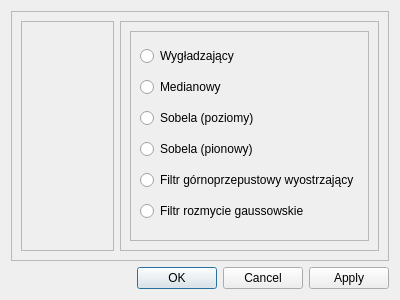
<?xml version="1.0" encoding="UTF-8"?>
<ui version="4.0">
 <class>FilterDialog</class>
 <widget class="QDialog" name="FilterDialog">
  <property name="geometry">
   <rect>
    <x>0</x>
    <y>0</y>
    <width>400</width>
    <height>300</height>
   </rect>
  </property>
  <property name="windowTitle">
   <string>Dialog</string>
  </property>
  <layout class="QVBoxLayout" name="verticalLayout">
   <item>
    <widget class="QFrame" name="frame">
     <property name="frameShape">
      <enum>QFrame::Shape::StyledPanel</enum>
     </property>
     <property name="frameShadow">
      <enum>QFrame::Shadow::Raised</enum>
     </property>
     <layout class="QHBoxLayout" name="horizontalLayout">
      <item>
       <widget class="QFrame" name="frame_3">
        <property name="frameShape">
         <enum>QFrame::Shape::StyledPanel</enum>
        </property>
        <property name="frameShadow">
         <enum>QFrame::Shadow::Raised</enum>
        </property>
       </widget>
      </item>
      <item>
       <widget class="QFrame" name="frame_2">
        <property name="frameShape">
         <enum>QFrame::Shape::StyledPanel</enum>
        </property>
        <property name="frameShadow">
         <enum>QFrame::Shadow::Raised</enum>
        </property>
        <layout class="QVBoxLayout" name="verticalLayout_2">
         <item>
          <widget class="QFrame" name="frame_4">
           <property name="frameShape">
            <enum>QFrame::Shape::StyledPanel</enum>
           </property>
           <property name="frameShadow">
            <enum>QFrame::Shadow::Raised</enum>
           </property>
           <layout class="QVBoxLayout" name="verticalLayout_3">
            <item>
             <widget class="QRadioButton" name="radioButton_5">
              <property name="text">
               <string>Wygładzający</string>
              </property>
             </widget>
            </item>
            <item>
             <widget class="QRadioButton" name="radioButton_3">
              <property name="text">
               <string>Medianowy</string>
              </property>
             </widget>
            </item>
            <item>
             <widget class="QRadioButton" name="radioButton">
              <property name="text">
               <string>Sobela (poziomy)</string>
              </property>
             </widget>
            </item>
            <item>
             <widget class="QRadioButton" name="radioButton_2">
              <property name="text">
               <string>Sobela (pionowy)</string>
              </property>
             </widget>
            </item>
            <item>
             <widget class="QRadioButton" name="radioButton_4">
              <property name="text">
               <string>Filtr górnoprzepustowy wyostrzający</string>
              </property>
             </widget>
            </item>
            <item>
             <widget class="QRadioButton" name="radioButton_6">
              <property name="text">
               <string>Filtr rozmycie gaussowskie</string>
              </property>
             </widget>
            </item>
           </layout>
          </widget>
         </item>
        </layout>
       </widget>
      </item>
     </layout>
    </widget>
   </item>
   <item>
    <widget class="QDialogButtonBox" name="buttonBox">
     <property name="orientation">
      <enum>Qt::Orientation::Horizontal</enum>
     </property>
     <property name="standardButtons">
      <set>QDialogButtonBox::StandardButton::Apply|QDialogButtonBox::StandardButton::Cancel|QDialogButtonBox::StandardButton::Ok</set>
     </property>
    </widget>
   </item>
  </layout>
 </widget>
 <resources/>
 <connections>
  <connection>
   <sender>buttonBox</sender>
   <signal>accepted()</signal>
   <receiver>FilterDialog</receiver>
   <slot>accept()</slot>
   <hints>
    <hint type="sourcelabel">
     <x>248</x>
     <y>254</y>
    </hint>
    <hint type="destinationlabel">
     <x>157</x>
     <y>274</y>
    </hint>
   </hints>
  </connection>
  <connection>
   <sender>buttonBox</sender>
   <signal>rejected()</signal>
   <receiver>FilterDialog</receiver>
   <slot>reject()</slot>
   <hints>
    <hint type="sourcelabel">
     <x>316</x>
     <y>260</y>
    </hint>
    <hint type="destinationlabel">
     <x>286</x>
     <y>274</y>
    </hint>
   </hints>
  </connection>
 </connections>
</ui>
